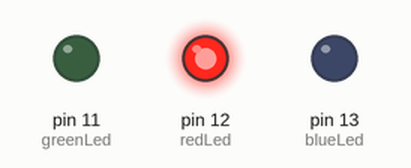
This sketch was run on a simulated Arduino Uno, built with avr-gcc and run on an emulated ATmega328P. On the bench: output pins drawn as LEDs (lit = HIGH).

Above: at 0.16 s.
At 0.83 s:
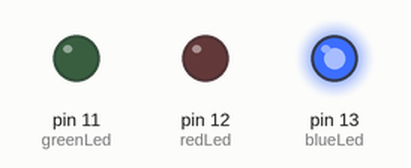
At 2.49 s:
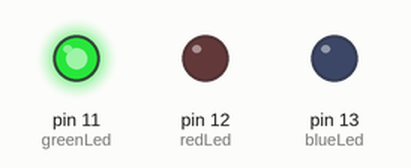
Timing chart, 0 to 3.1 s (numbered marks = the images above):
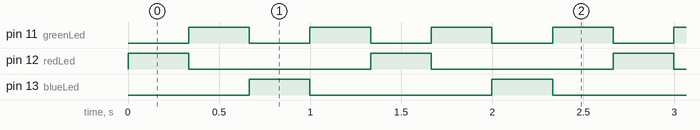

Measured:
- by itself, pin 11 (greenLed): alternates HIGH for 0.33 s and LOW for 0.33 s
- by itself, pin 12 (redLed), pin 13 (blueLed): alternates HIGH for 0.33 s and LOW for 1.0 s
- by itself, everything shown: repeats every 1.3 s, in 4 steps

The sketch:

Blinker.ino
```cpp
const int redLed = 12;
const int blueLed = 13;
const int greenLed = 11;

const int waitTime = 333;

void setup() {
  pinMode(redLed, OUTPUT);
  pinMode(blueLed, OUTPUT);
  pinMode(greenLed, OUTPUT);
}

void loop() {
  colour(redLed);
  colour(greenLed);
  colour(blueLed);
  colour(greenLed);
}

void colour(int pin) {
  digitalWrite(redLed, LOW);
  digitalWrite(greenLed, LOW);
  digitalWrite(blueLed, LOW);

  digitalWrite(pin, HIGH);

  delay(waitTime);
}
```
